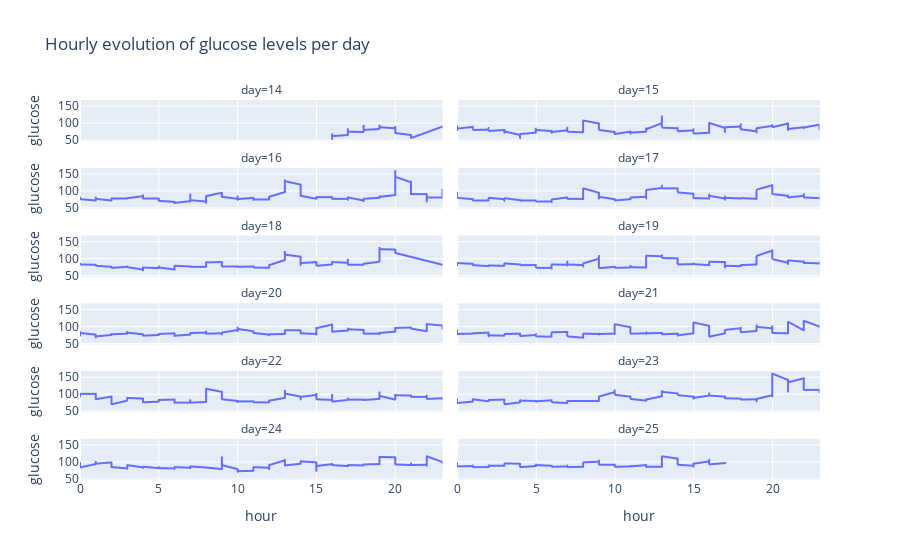

The cell this chart's notebook holds for it:
### Code cell
df = df_levels_clean[df_levels_clean['user_id']==create_customer('a')].sort_values(by='timestamp')
df['day'] = df['timestamp'].dt.day
df['hour'] = df['timestamp'].dt.hour
df['glucose'] = df['Glukosewert-Verlauf mg/dL']

fig = px.line(df, x='hour', y="glucose", 
             facet_col="day", facet_col_wrap=2,
             title="Hourly evolution of glucose levels per day")
fig.show()

### Figure 1 — Plotly figure (JSON) as saved in the notebook; plotly's stock layout.template omitted (floating-point values rounded to 4 significant figures)
{"data": [{"hovertemplate": "day=14<br>hour=%{x}<br>glucose=%{y}<extra></extra>", "legendgroup": "", "line": {"color": "#636efa", "dash": "solid"}, "mode": "lines", "name": "", "showlegend": false, "type": "scattergl", "x": [16, 16, 16, 17, 17, 17, 17, 17, 17, 17, 17, 18, 18, 18, 18, 18, 18, 19, 19, 19, 19, 19, 20, 20, 20, 20, 20, 21, 21, 21, 23, 23], "xaxis": "x11", "y": [53, 68, 63, 66, 72, 74, 80, 68, 81, 83, 76, 75, 77, 93, 83, 80, 81, 84, 92, 94, 94, 89, 86, 90, 88, 84, 72, 66, 66, 57, 91, 90], "yaxis": "y11"}, {"hovertemplate": "day=15<br>hour=%{x}<br>glucose=%{y}<extra></extra>", "legendgroup": "", "line": {"color": "#636efa", "dash": "solid"}, "mode": "lines", "name": "", "showlegend": false, "type": "scattergl", "x": [0, 0, 0, 0, 1, 1, 1, 1, 2, 2, 2, 2, 3, 3, 3, 3, 4, 4, 4, 4, 5, 5, 5, 5, 6, 6, 6, 6, 7, 7, 7, 7, 7, 8, 8, 8, 8, 8, 8, 9, 9, 9, 9, 9, 10, 10, 10, 10, 11, 11, 11, 11, 11, 12, 12, 12, 12, 12, 12, 13, 13, 13, 13, 13, 14, 14, 14, 14, 15, 15, 15, 15, 15, 16, 16, 16, 16, 16, 16, 16, 17, 17, 17, 17, 17, 17, 18, 18, 18, 18, 18, 18, 18, 18, 19, 19, 19, 19, 19, 19, 20, 20, 20, 20, 20, 21, 21, 21, 21, 21, 22, 22, 22, 22, 23, 23, 23, 23], "xaxis": "x12", "y": [92, 85, 80, 85, 90, 87, 84, 81, 82, 87, 83, 78, 81, 76, 72, 77, 66, 56, 60, 69, 73, 81, 85, 81, 78, 74, 71, 75, 80, 83, 88, 81, 76, 74, 87, 80, 92, 108, 109, 100, 85, 87, 87, 81, 75, 70, 68, 69, 76, 76, 73, 69, 73, 76, 82, 86, 83, 82, 83, 101, 120, 108, 121, 88, 86, 83, 78, 77, 80, 80, 83, 78, 70, 73, 82, 81, 83, 84, 96, 102, 87, 74, 74, 80, 86, 89, 91, 98, 96, 97, 82, 92, 84, 83, 77, 73, 76, 79, 76, 86, 93, 89, 94, 95, 89, 100, 101, 93, 80, 84, 89, 89, 86, 88, 97, 92, 88, 81], "yaxis": "y12"}, {"hovertemplate": "day=16<br>hour=%{x}<br>glucose=%{y}<extra></extra>", "legendgroup": "", "line": {"color": "#636efa", "dash": "solid"}, "mode": "lines", "name": "", "showlegend": false, "type": "scattergl", "x": [0, 0, 0, 0, 1, 1, 1, 1, 2, 2, 2, 2, 3, 3, 3, 3, 4, 4, 4, 4, 5, 5, 5, 5, 6, 6, 6, 6, 7, 7, 7, 7, 7, 8, 8, 8, 8, 8, 8, 8, 9, 9, 9, 9, 9, 10, 10, 10, 10, 10, 11, 11, 11, 11, 12, 12, 12, 12, 12, 13, 13, 13, 13, 13, 14, 14, 14, 14, 15, 15, 15, 15, 16, 16, 16, 16, 17, 17, 17, 17, 17, 17, 17, 18, 18, 18, 18, 19, 19, 19, 19, 19, 20, 20, 20, 20, 20, 20, 20, 21, 21, 21, 21, 21, 22, 22, 22, 22, 22, 23, 23, 23, 23, 23], "xaxis": "x9", "y": [78, 80, 81, 76, 72, 75, 81, 77, 72, 73, 77, 78, 78, 79, 79, 79, 85, 87, 81, 78, 78, 77, 74, 71, 68, 66, 64, 65, 70, 81, 90, 80, 73, 69, 65, 73, 78, 79, 73, 85, 95, 90, 88, 85, 83, 77, 78, 84, 74, 76, 80, 77, 74, 75, 75, 75, 78, 79, 83, 97, 104, 119, 132, 129, 119, 107, 97, 86, 77, 77, 81, 82, 82, 81, 77, 77, 77, 74, 78, 81, 78, 76, 81, 72, 70, 73, 77, 80, 84, 83, 83, 83, 88, 111, 148, 157, 159, 141, 142, 126, 128, 120, 101, 91, 91, 87, 69, 83, 81, 81, 84, 96, 104, 97], "yaxis": "y9"}, {"hovertemplate": "day=17<br>hour=%{x}<br>glucose=%{y}<extra></extra>", "legendgroup": "", "line": {"color": "#636efa", "dash": "solid"}, "mode": "lines", "name": "", "showlegend": false, "type": "scattergl", "x": [0, 0, 0, 0, 1, 1, 1, 1, 2, 2, 2, 2, 3, 3, 3, 3, 4, 4, 4, 4, 5, 5, 5, 5, 6, 6, 6, 6, 7, 7, 7, 7, 7, 8, 8, 8, 8, 8, 8, 9, 9, 9, 9, 9, 9, 10, 10, 10, 10, 10, 11, 11, 11, 11, 12, 12, 12, 12, 12, 12, 12, 13, 13, 13, 13, 13, 14, 14, 14, 14, 15, 15, 15, 15, 15, 16, 16, 16, 16, 16, 16, 17, 17, 17, 17, 17, 18, 18, 18, 18, 19, 19, 19, 19, 19, 19, 20, 20, 20, 20, 21, 21, 21, 21, 22, 22, 22, 23, 23, 23], "xaxis": "x10", "y": [95, 92, 88, 80, 76, 77, 75, 72, 72, 74, 77, 80, 76, 71, 77, 79, 73, 71, 72, 72, 72, 71, 70, 69, 69, 67, 67, 75, 81, 80, 79, 78, 77, 77, 78, 76, 84, 103, 108, 95, 83, 86, 78, 83, 83, 76, 73, 73, 72, 72, 76, 76, 76, 81, 83, 81, 78, 83, 84, 95, 103, 109, 116, 111, 114, 108, 108, 104, 100, 96, 92, 90, 92, 85, 79, 78, 90, 90, 90, 88, 86, 78, 74, 80, 84, 80, 78, 78, 79, 79, 77, 82, 82, 90, 102, 104, 117, 116, 102, 91, 86, 87, 87, 81, 86, 91, 81, 79, 78, 81], "yaxis": "y10"}, {"hovertemplate": "day=18<br>hour=%{x}<br>glucose=%{y}<extra></extra>", "legendgroup": "", "line": {"color": "#636efa", "dash": "solid"}, "mode": "lines", "name": "", "showlegend": false, "type": "scattergl", "x": [0, 0, 0, 0, 1, 1, 1, 1, 2, 2, 2, 2, 3, 3, 3, 3, 4, 4, 4, 4, 5, 5, 5, 5, 6, 6, 6, 6, 7, 7, 7, 7, 7, 8, 8, 8, 8, 8, 8, 8, 9, 9, 9, 9, 10, 10, 10, 10, 11, 11, 11, 11, 12, 12, 12, 12, 12, 13, 13, 13, 13, 13, 13, 14, 14, 14, 14, 14, 15, 15, 15, 15, 16, 16, 16, 16, 16, 17, 17, 17, 17, 17, 17, 18, 18, 18, 18, 19, 19, 19, 19, 19, 20, 20, 23], "xaxis": "x7", "y": [83, 86, 86, 84, 83, 82, 81, 80, 77, 75, 74, 74, 77, 78, 78, 76, 69, 66, 69, 75, 73, 73, 78, 75, 69, 68, 73, 80, 78, 78, 76, 76, 77, 77, 80, 82, 88, 90, 90, 90, 91, 89, 83, 78, 78, 77, 76, 77, 78, 78, 76, 75, 74, 74, 75, 74, 82, 97, 106, 120, 115, 121, 113, 107, 100, 91, 82, 88, 91, 90, 82, 80, 84, 86, 84, 86, 91, 89, 98, 98, 89, 85, 83, 83, 85, 86, 86, 92, 114, 133, 128, 129, 128, 118, 83], "yaxis": "y7"}, {"hovertemplate": "day=19<br>hour=%{x}<br>glucose=%{y}<extra></extra>", "legendgroup": "", "line": {"color": "#636efa", "dash": "solid"}, "mode": "lines", "name": "", "showlegend": false, "type": "scattergl", "x": [0, 0, 0, 0, 1, 1, 1, 1, 2, 2, 2, 2, 3, 3, 3, 3, 4, 4, 4, 4, 5, 5, 5, 5, 6, 6, 6, 6, 7, 7, 7, 7, 7, 8, 8, 8, 8, 8, 8, 9, 9, 9, 9, 9, 10, 10, 10, 10, 11, 11, 11, 11, 11, 11, 11, 12, 12, 12, 12, 13, 13, 13, 13, 13, 13, 14, 14, 14, 14, 15, 15, 15, 15, 15, 16, 16, 16, 16, 16, 17, 17, 17, 17, 17, 18, 18, 18, 18, 19, 19, 19, 19, 19, 20, 20, 20, 20, 20, 21, 21, 21, 21, 22, 22, 22, 22, 22, 23, 23, 23, 23], "xaxis": "x8", "y": [81, 81, 84, 88, 86, 81, 81, 82, 79, 78, 79, 81, 80, 81, 85, 87, 84, 83, 82, 82, 82, 81, 76, 74, 74, 71, 77, 84, 83, 80, 86, 92, 84, 82, 82, 81, 81, 77, 87, 101, 109, 101, 83, 73, 77, 76, 75, 74, 75, 80, 75, 76, 76, 76, 76, 75, 86, 102, 110, 108, 111, 106, 104, 104, 103, 102, 98, 90, 84, 85, 85, 86, 87, 85, 82, 89, 88, 91, 92, 91, 82, 74, 76, 80, 79, 81, 82, 82, 84, 93, 99, 97, 109, 125, 114, 110, 107, 100, 89, 84, 91, 96, 92, 87, 93, 87, 89, 87, 86, 89, 90], "yaxis": "y8"}, {"hovertemplate": "day=20<br>hour=%{x}<br>glucose=%{y}<extra></extra>", "legendgroup": "", "line": {"color": "#636efa", "dash": "solid"}, "mode": "lines", "name": "", "showlegend": false, "type": "scattergl", "x": [0, 0, 0, 0, 0, 1, 1, 1, 1, 2, 2, 2, 2, 3, 3, 3, 3, 4, 4, 4, 4, 5, 5, 5, 5, 6, 6, 6, 6, 7, 7, 7, 7, 8, 8, 8, 8, 8, 9, 9, 9, 9, 9, 9, 10, 10, 10, 10, 10, 10, 11, 11, 11, 11, 12, 12, 12, 12, 13, 13, 13, 13, 14, 14, 14, 14, 14, 15, 15, 15, 15, 15, 15, 16, 16, 16, 16, 17, 17, 17, 17, 17, 18, 18, 18, 18, 19, 19, 19, 19, 20, 20, 20, 20, 21, 21, 21, 21, 22, 22, 22, 22, 22, 22, 23, 23, 23, 23], "xaxis": "x5", "y": [84, 76, 73, 77, 81, 76, 71, 68, 71, 75, 77, 78, 77, 79, 84, 84, 82, 77, 74, 73, 73, 75, 76, 76, 78, 80, 76, 72, 73, 76, 80, 81, 81, 82, 85, 81, 79, 79, 80, 77, 77, 77, 78, 82, 90, 95, 97, 92, 87, 93, 86, 86, 85, 81, 76, 74, 75, 77, 78, 80, 85, 89, 89, 87, 88, 84, 80, 78, 78, 77, 76, 96, 95, 106, 99, 88, 85, 88, 92, 94, 88, 92, 90, 86, 82, 79, 79, 80, 78, 81, 85, 90, 94, 96, 97, 96, 96, 94, 86, 92, 95, 104, 107, 107, 103, 100, 99, 94], "yaxis": "y5"}, {"hovertemplate": "day=21<br>hour=%{x}<br>glucose=%{y}<extra></extra>", "legendgroup": "", "line": {"color": "#636efa", "dash": "solid"}, "mode": "lines", "name": "", "showlegend": false, "type": "scattergl", "x": [0, 0, 0, 0, 0, 1, 1, 1, 1, 2, 2, 2, 2, 2, 3, 3, 3, 3, 4, 4, 4, 4, 5, 5, 5, 5, 6, 6, 6, 6, 7, 7, 7, 7, 8, 8, 8, 8, 9, 9, 9, 9, 9, 10, 10, 10, 10, 10, 11, 11, 11, 11, 12, 12, 12, 12, 12, 13, 13, 13, 13, 14, 14, 14, 14, 15, 15, 15, 15, 15, 16, 16, 16, 16, 17, 17, 17, 17, 17, 18, 18, 18, 18, 18, 19, 19, 19, 19, 20, 20, 20, 20, 20, 20, 21, 21, 21, 21, 21, 22, 22, 22, 23, 23, 23], "xaxis": "x6", "y": [88, 84, 89, 81, 78, 79, 79, 79, 80, 82, 77, 71, 72, 74, 73, 73, 77, 78, 79, 77, 72, 72, 75, 78, 75, 71, 70, 76, 82, 83, 84, 83, 78, 71, 67, 72, 79, 79, 78, 76, 78, 79, 78, 79, 78, 86, 101, 107, 98, 87, 81, 79, 80, 83, 78, 81, 80, 81, 79, 77, 77, 79, 76, 73, 74, 80, 86, 107, 108, 112, 102, 88, 75, 70, 80, 90, 83, 84, 90, 95, 97, 96, 90, 83, 87, 101, 104, 99, 95, 99, 101, 93, 88, 81, 80, 87, 97, 101, 114, 89, 89, 117, 100, 97, 97], "yaxis": "y6"}, {"hovertemplate": "day=22<br>hour=%{x}<br>glucose=%{y}<extra></extra>", "legendgroup": "", "line": {"color": "#636efa", "dash": "solid"}, "mode": "lines", "name": "", "showlegend": false, "type": "scattergl", "x": [0, 0, 0, 0, 1, 1, 1, 1, 2, 2, 2, 2, 3, 3, 3, 3, 4, 4, 4, 4, 5, 5, 5, 5, 6, 6, 6, 6, 7, 7, 7, 7, 7, 8, 8, 8, 8, 8, 9, 9, 9, 9, 10, 10, 10, 10, 10, 11, 11, 11, 11, 12, 12, 12, 12, 12, 13, 13, 13, 13, 14, 14, 14, 14, 14, 15, 15, 15, 15, 16, 16, 16, 16, 16, 17, 17, 17, 17, 18, 18, 18, 18, 18, 19, 19, 19, 19, 19, 20, 20, 20, 20, 20, 21, 21, 21, 21, 22, 22, 22, 22, 22, 23, 23, 23, 23, 23], "xaxis": "x3", "y": [93, 95, 101, 102, 102, 98, 88, 86, 94, 92, 76, 71, 82, 89, 89, 90, 88, 87, 82, 77, 79, 80, 80, 84, 85, 78, 75, 76, 76, 78, 83, 82, 76, 78, 79, 81, 98, 117, 108, 99, 89, 86, 81, 77, 78, 77, 80, 80, 79, 78, 77, 77, 78, 80, 80, 82, 90, 106, 111, 103, 94, 90, 90, 85, 93, 99, 102, 97, 86, 84, 97, 99, 88, 79, 84, 88, 87, 85, 85, 85, 83, 83, 84, 87, 91, 102, 106, 96, 85, 85, 94, 99, 98, 97, 96, 95, 93, 93, 97, 91, 89, 87, 89, 90, 87, 87, 86], "yaxis": "y3"}, {"hovertemplate": "day=23<br>hour=%{x}<br>glucose=%{y}<extra></extra>", "legendgroup": "", "line": {"color": "#636efa", "dash": "solid"}, "mode": "lines", "name": "", "showlegend": false, "type": "scattergl", "x": [0, 0, 0, 0, 1, 1, 1, 1, 2, 2, 2, 2, 3, 3, 3, 3, 4, 4, 4, 4, 5, 5, 5, 5, 6, 6, 6, 6, 7, 7, 7, 7, 7, 8, 8, 8, 8, 9, 9, 9, 9, 9, 10, 10, 10, 10, 11, 11, 11, 11, 12, 12, 12, 12, 12, 12, 13, 13, 13, 13, 14, 14, 14, 14, 15, 15, 15, 15, 16, 16, 16, 16, 17, 17, 17, 17, 18, 18, 18, 18, 19, 19, 19, 19, 19, 19, 20, 20, 20, 20, 20, 21, 21, 21, 21, 22, 22, 22, 22, 22, 23, 23, 23, 23], "xaxis": "x4", "y": [86, 82, 75, 75, 79, 81, 86, 86, 80, 81, 83, 84, 85, 81, 74, 71, 77, 83, 82, 82, 81, 78, 78, 80, 83, 82, 80, 77, 75, 80, 78, 81, 81, 81, 81, 81, 81, 81, 81, 83, 86, 94, 107, 112, 107, 99, 94, 91, 89, 87, 82, 84, 84, 85, 86, 85, 95, 107, 110, 108, 103, 100, 99, 98, 94, 89, 87, 90, 97, 103, 101, 97, 94, 88, 88, 89, 88, 86, 85, 85, 86, 85, 84, 83, 79, 87, 98, 94, 131, 159, 162, 143, 111, 108, 136, 148, 129, 113, 114, 114, 114, 113, 109, 105], "yaxis": "y4"}, {"hovertemplate": "day=24<br>hour=%{x}<br>glucose=%{y}<extra></extra>", "legendgroup": "", "line": {"color": "#636efa", "dash": "solid"}, "mode": "lines", "name": "", "showlegend": false, "type": "scattergl", "x": [0, 0, 0, 0, 0, 1, 1, 1, 1, 2, 2, 2, 2, 3, 3, 3, 3, 4, 4, 4, 4, 5, 5, 5, 5, 6, 6, 6, 6, 7, 7, 7, 7, 7, 8, 8, 8, 8, 8, 9, 9, 9, 9, 9, 10, 10, 10, 10, 10, 11, 11, 11, 11, 12, 12, 12, 12, 12, 13, 13, 13, 13, 13, 14, 14, 14, 14, 15, 15, 15, 15, 15, 16, 16, 16, 16, 16, 17, 17, 17, 17, 18, 18, 18, 18, 18, 19, 19, 19, 19, 19, 19, 20, 20, 20, 20, 20, 21, 21, 21, 21, 21, 22, 22, 22, 23, 23], "xaxis": "x", "y": [98, 95, 92, 86, 84, 94, 101, 96, 95, 99, 96, 88, 85, 81, 81, 89, 91, 84, 83, 86, 86, 82, 84, 85, 82, 81, 80, 81, 85, 83, 82, 84, 87, 87, 84, 83, 84, 83, 84, 79, 99, 114, 108, 91, 79, 73, 73, 71, 73, 74, 77, 82, 85, 83, 79, 79, 81, 91, 105, 106, 100, 92, 90, 95, 98, 100, 102, 99, 89, 74, 84, 88, 94, 93, 94, 91, 91, 88, 88, 90, 91, 90, 92, 92, 92, 93, 94, 94, 102, 111, 109, 115, 114, 112, 102, 95, 93, 91, 93, 96, 96, 91, 92, 89, 117, 100, 98], "yaxis": "y"}, {"hovertemplate": "day=25<br>hour=%{x}<br>glucose=%{y}<extra></extra>", "legendgroup": "", "line": {"color": "#636efa", "dash": "solid"}, "mode": "lines", "name": "", "showlegend": false, "type": "scattergl", "x": [0, 0, 0, 0, 1, 1, 1, 1, 2, 2, 2, 2, 3, 3, 3, 3, 4, 4, 4, 4, 5, 5, 5, 5, 6, 6, 6, 6, 7, 7, 7, 7, 7, 8, 8, 8, 8, 9, 9, 9, 9, 9, 10, 10, 10, 10, 11, 11, 11, 11, 12, 12, 12, 12, 12, 13, 13, 13, 13, 14, 14, 14, 14, 15, 15, 15, 15, 15, 16, 16, 16, 16, 16, 17], "xaxis": "x2", "y": [97, 92, 87, 87, 88, 90, 88, 85, 85, 87, 90, 89, 89, 91, 95, 96, 95, 92, 88, 85, 88, 91, 93, 91, 89, 89, 88, 86, 87, 90, 89, 88, 85, 86, 87, 92, 99, 101, 105, 94, 92, 92, 92, 92, 91, 86, 87, 89, 88, 87, 91, 86, 85, 86, 86, 86, 94, 110, 117, 110, 100, 94, 92, 89, 86, 90, 96, 95, 102, 98, 107, 100, 93, 97], "yaxis": "y2"}], "layout": {"annotations": [{"font": {}, "showarrow": false, "text": "day=24", "x": 0.245, "xanchor": "center", "xref": "paper", "y": 0.1083, "yanchor": "bottom", "yref": "paper"}, {"font": {}, "showarrow": false, "text": "day=25", "x": 0.755, "xanchor": "center", "xref": "paper", "y": 0.1083, "yanchor": "bottom", "yref": "paper"}, {"font": {}, "showarrow": false, "text": "day=22", "x": 0.245, "xanchor": "center", "xref": "paper", "y": 0.2867, "yanchor": "bottom", "yref": "paper"}, {"font": {}, "showarrow": false, "text": "day=23", "x": 0.755, "xanchor": "center", "xref": "paper", "y": 0.2867, "yanchor": "bottom", "yref": "paper"}, {"font": {}, "showarrow": false, "text": "day=20", "x": 0.245, "xanchor": "center", "xref": "paper", "y": 0.465, "yanchor": "bottom", "yref": "paper"}, {"font": {}, "showarrow": false, "text": "day=21", "x": 0.755, "xanchor": "center", "xref": "paper", "y": 0.465, "yanchor": "bottom", "yref": "paper"}, {"font": {}, "showarrow": false, "text": "day=18", "x": 0.245, "xanchor": "center", "xref": "paper", "y": 0.6433, "yanchor": "bottom", "yref": "paper"}, {"font": {}, "showarrow": false, "text": "day=19", "x": 0.755, "xanchor": "center", "xref": "paper", "y": 0.6433, "yanchor": "bottom", "yref": "paper"}, {"font": {}, "showarrow": false, "text": "day=16", "x": 0.245, "xanchor": "center", "xref": "paper", "y": 0.8217, "yanchor": "bottom", "yref": "paper"}, {"font": {}, "showarrow": false, "text": "day=17", "x": 0.755, "xanchor": "center", "xref": "paper", "y": 0.8217, "yanchor": "bottom", "yref": "paper"}, {"font": {}, "showarrow": false, "text": "day=14", "x": 0.245, "xanchor": "center", "xref": "paper", "y": 1.0, "yanchor": "bottom", "yref": "paper"}, {"font": {}, "showarrow": false, "text": "day=15", "x": 0.755, "xanchor": "center", "xref": "paper", "y": 1.0, "yanchor": "bottom", "yref": "paper"}], "legend": {"tracegroupgap": 0}, "title": {"text": "Hourly evolution of glucose levels per day"}, "xaxis": {"anchor": "y", "domain": [0, 0.49], "title": {"text": "hour"}}, "xaxis10": {"anchor": "y10", "domain": [0.51, 1], "matches": "x", "showticklabels": false}, "xaxis11": {"anchor": "y11", "domain": [0, 0.49], "matches": "x", "showticklabels": false}, "xaxis12": {"anchor": "y12", "domain": [0.51, 1], "matches": "x", "showticklabels": false}, "xaxis2": {"anchor": "y2", "domain": [0.51, 1], "matches": "x", "title": {"text": "hour"}}, "xaxis3": {"anchor": "y3", "domain": [0, 0.49], "matches": "x", "showticklabels": false}, "xaxis4": {"anchor": "y4", "domain": [0.51, 1], "matches": "x", "showticklabels": false}, "xaxis5": {"anchor": "y5", "domain": [0, 0.49], "matches": "x", "showticklabels": false}, "xaxis6": {"anchor": "y6", "domain": [0.51, 1], "matches": "x", "showticklabels": false}, "xaxis7": {"anchor": "y7", "domain": [0, 0.49], "matches": "x", "showticklabels": false}, "xaxis8": {"anchor": "y8", "domain": [0.51, 1], "matches": "x", "showticklabels": false}, "xaxis9": {"anchor": "y9", "domain": [0, 0.49], "matches": "x", "showticklabels": false}, "yaxis": {"anchor": "x", "domain": [0, 0.1083], "title": {"text": "glucose"}}, "yaxis10": {"anchor": "x10", "domain": [0.7133, 0.8217], "matches": "y", "showticklabels": false}, "yaxis11": {"anchor": "x11", "domain": [0.8917, 1.0], "matches": "y", "title": {"text": "glucose"}}, "yaxis12": {"anchor": "x12", "domain": [0.8917, 1.0], "matches": "y", "showticklabels": false}, "yaxis2": {"anchor": "x2", "domain": [0, 0.1083], "matches": "y", "showticklabels": false}, "yaxis3": {"anchor": "x3", "domain": [0.1783, 0.2867], "matches": "y", "title": {"text": "glucose"}}, "yaxis4": {"anchor": "x4", "domain": [0.1783, 0.2867], "matches": "y", "showticklabels": false}, "yaxis5": {"anchor": "x5", "domain": [0.3567, 0.465], "matches": "y", "title": {"text": "glucose"}}, "yaxis6": {"anchor": "x6", "domain": [0.3567, 0.465], "matches": "y", "showticklabels": false}, "yaxis7": {"anchor": "x7", "domain": [0.535, 0.6433], "matches": "y", "title": {"text": "glucose"}}, "yaxis8": {"anchor": "x8", "domain": [0.535, 0.6433], "matches": "y", "showticklabels": false}, "yaxis9": {"anchor": "x9", "domain": [0.7133, 0.8217], "matches": "y", "title": {"text": "glucose"}}}}
